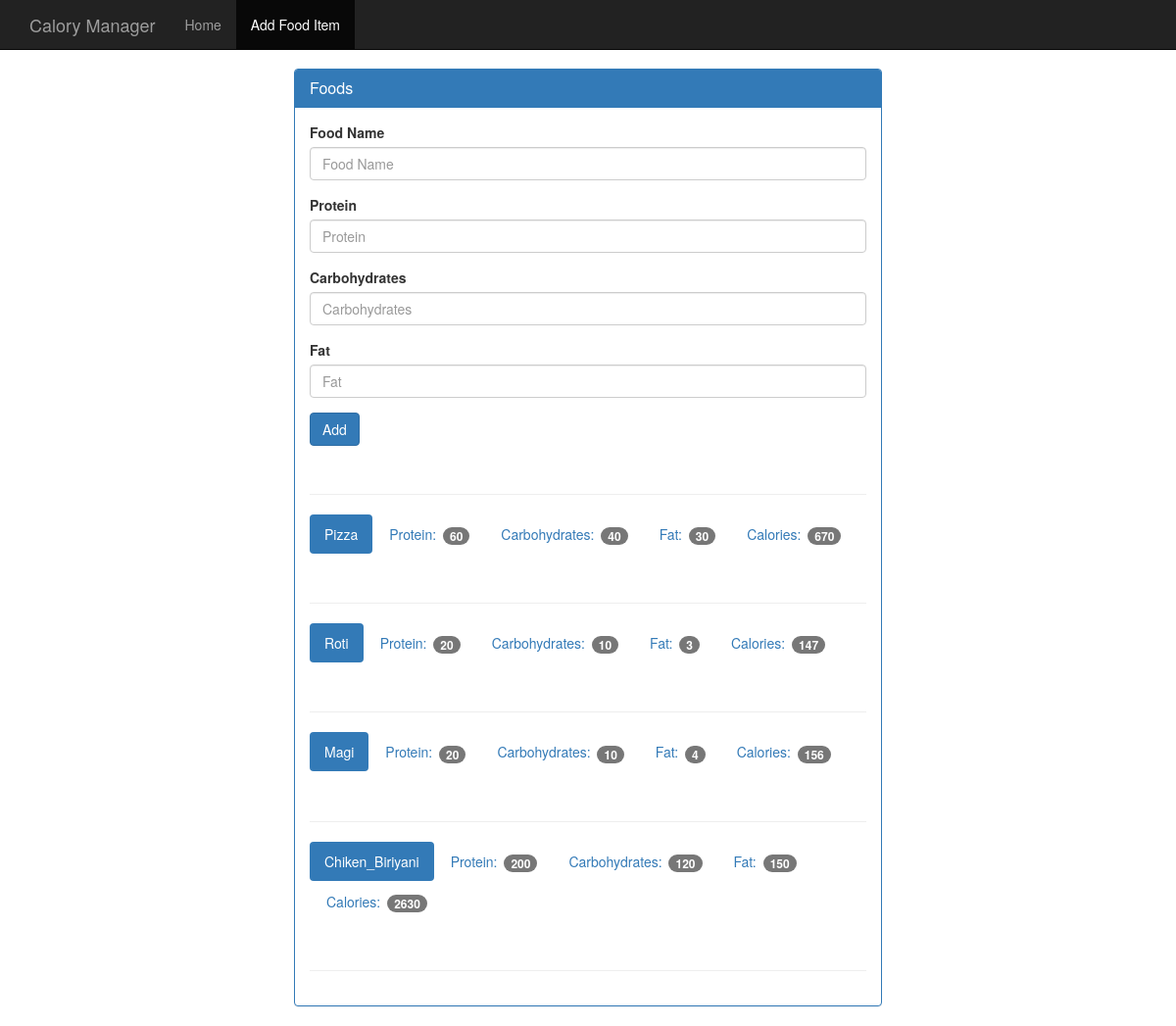
The app's page /food with its own data.
### tables this page shows
CREATE TABLE food (
    id integer primary key autoincrement,
    name text not null,
    protein integer not null,
    carbohydrates integer not null,
    fat integer not null,
    calories integer not null
);

### calapp.py (the view, shortened to what this page needs)
@app.route('/food', methods=['GET', 'POST'])
def food():
    db = get_db()
    cur = db.execute('select name, protein, carbohydrates, fat, calories from food')
    results = cur.fetchall()
    return render_template('add_food.html', results=results)

### database.py (called while the page is built)
def connect_db():
    sql = sqlite3.connect('/C:/Users/SUMIT/Desktop/calorie manager/food_log.db')
    sql.row_factory = sqlite3.Row
    return sql

def get_db():
    if not hasattr(g, 'sqlite_db'):
        g.sqlite_db = connect_db()
    return g.sqlite_db

### templates/add_food.html
{% extends "base.html" %}
{% block body %}
    <nav class="navbar navbar-inverse navbar-fixed-top">
      <div class="container">
        <div class="navbar-header">
          <a class="navbar-brand" href="{{ url_for('index') }}">Calory Manager</a>
        </div>
        <div id="navbar" class="navbar-collapse collapse">
          <ul class="nav navbar-nav">
            <li><a href="{{ url_for('index') }}">Home</a></li>
            <li class="active"><a href="{{ url_for('food') }}">Add Food Item</a></li>
          </ul>
        </div>
      </div>
    </nav>
    <div class="container theme-showcase col-sm-6 col-sm-offset-3" role="main">
      <div class="row">
        <div>
          <div class="panel panel-primary">
            <div class="panel-heading">
              <h3 class="panel-title">Foods</h3>
            </div>
            <div class="panel-body">
              <form method="POST" action="{{ url_for('food') }}">
                <div class="form-group">
                  <label for="food-name">Food Name</label>
                  <input type="text" class="form-control" id="food-name" name="food-name" placeholder="Food Name">
                </div>
                <div class="form-group">
                  <label for="protein">Protein</label>
                  <input type="number" class="form-control" id="protein" name="protein" placeholder="Protein">
                </div>
                <div class="form-group">
                  <label for="carbohydrates">Carbohydrates</label>
                  <input type="number" class="form-control" id="carbohydrates" name="carbohydrates" placeholder="Carbohydrates">
                </div>
                <div class="form-group">
                  <label for="fat">Fat</label>
                  <input type="number" class="form-control" id="fat" name="fat" placeholder="Fat">
                </div>
                <button type="submit" class="btn btn-primary">Add</button>
              </form>
              <div class="page-header"></div>
              {% for food in results %}
              <ul class="nav nav-pills" role="tablist">
                <li class="active"><a>{{ food.name }} </a></li>
                <li><a>Protein: <span class="badge">{{ food.protein }}</span></a></li>
                <li><a>Carbohydrates: <span class="badge">{{ food.carbohydrates }}</span></a></li>
                <li><a>Fat: <span class="badge">{{ food.fat }}</span></a></li>
                <li><a>Calories: <span class="badge">{{ food.calories }}</span></a></li>
              </ul>
              <div class="page-header"></div>
              {% endfor %}
            </div>
          </div>
        </div>
      </div>
    </div>
{% endblock %}

### templates/base.html (shortened to what this page needs)
<!DOCTYPE html>
<html lang="en">
  <head>
    <link href="{{ url_for('static', filename='bootstrap.min.css') }}" rel="stylesheet">
    <link href="{{ url_for('static', filename='theme.css') }}" rel="stylesheet">
  </head>
  <body>
  {% block body %}{% endblock %}
  </body>
</html>

### static/theme.css (style rules this page uses)
body { padding-top: 70px; padding-bottom: 30px; }

### records on screen
food: name "Pizza", protein "60", carbohydrates "40", fat "30", calories "670"
food: name "Roti", protein "20", carbohydrates "10", fat "3", calories "147"
food: name "Magi", protein "20", carbohydrates "10", fat "4", calories "156"
food: name "Chiken_Biriyani", protein "200", carbohydrates "120", fat "150", calories "2630"
